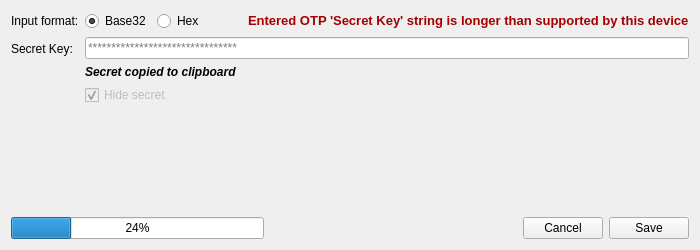
             <widget class="QWidget" name="widget_secretkey" native="true">
              <property name="sizePolicy">
               <sizepolicy hsizetype="Fixed" vsizetype="Fixed">
                <horstretch>0</horstretch>
                <verstretch>0</verstretch>
               </sizepolicy>
              </property>
              <property name="minimumSize">
               <size>
                <width>600</width>
                <height>250</height>
               </size>
              </property>
              <property name="maximumSize">
               <size>
                <width>700</width>
                <height>16777215</height>
               </size>
              </property>
              <property name="autoFillBackground">
               <bool>false</bool>
              </property>
              <layout class="QVBoxLayout" name="verticalLayout_7">
               <item>
                <layout class="QFormLayout" name="formLayout_4">
                 <property name="fieldGrowthPolicy">
                  <enum>QFormLayout::AllNonFixedFieldsGrow</enum>
                 </property>
                 <item row="1" column="1">
                  <layout class="QHBoxLayout" name="horizontalLayout_6">
                   <item>
                    <widget class="QRadioButton" name="base32RadioButton">
                     <property name="toolTip">
                      <string>Example: &quot;ZR3M5I...&quot;</string>
                     </property>
                     <property name="accessibleName">
                      <string>Secret input format: base32</string>
                     </property>
                     <property name="text">
                      <string>Base32</string>
                     </property>
                     <property name="checkable">
                      <bool>true</bool>
                     </property>
                     <property name="checked">
                      <bool>true</bool>
                     </property>
                    </widget>
                   </item>
                   <item>
                    <widget class="QRadioButton" name="hexRadioButton">
                     <property name="toolTip">
                      <string>Example: &quot;A3911C05...&quot; (remove any 0x prefix)</string>
                     </property>
                     <property name="accessibleName">
                      <string>Secret input format: hex</string>
                     </property>
                     <property name="text">
                      <string>Hex</string>
                     </property>
                     <property name="checked">
                      <bool>false</bool>
                     </property>
                    </widget>
                   </item>
                   <item>
                    <spacer name="horizontalSpacer_2">
                     <property name="orientation">
                      <enum>Qt::Horizontal</enum>
                     </property>
                     <property name="sizeHint" stdset="0">
                      <size>
                       <width>40</width>
                       <height>20</height>
                      </size>
                     </property>
                    </spacer>
                   </item>
                   <item>
                    <widget class="QLabel" name="l_supportedLength">
                     <property name="font">
                      <font>
                       <pointsize>11</pointsize>
                      </font>
                     </property>
                     <property name="accessibleName">
                      <string>Entered OTP 'Secret Key' string is longer than supported by this device</string>
                     </property>
                     <property name="accessibleDescription">
                      <string>Label shown when the OTP secret key is too long</string>
                     </property>
                     <property name="text">
                      <string extracomment="Label shown when the OTP secret key is too long">&lt;html&gt;&lt;head/&gt;&lt;body&gt;&lt;p&gt;&lt;span style=&quot; font-size:10pt; font-weight:600; color:#a40000;&quot;&gt;Entered OTP 'Secret Key' string is longer than supported by this device&lt;/span&gt;&lt;/p&gt;&lt;/body&gt;&lt;/html&gt;</string>
                     </property>
                    </widget>
                   </item>
                  </layout>
                 </item>
                 <item row="2" column="0">
                  <widget class="QLabel" name="label_3">
                   <property name="toolTip">
                    <string>&lt;html&gt;&lt;head/&gt;&lt;body&gt;&lt;p&gt;The secret is provided by your service provider you may want to login or can be configured in your local application which you may want to login to.&lt;/p&gt;&lt;/body&gt;&lt;/html&gt;</string>
                   </property>
                   <property name="text">
                    <string>Secret Key:</string>
                   </property>
                  </widget>
                 </item>
                 <item row="2" column="1">
                  <layout class="QVBoxLayout" name="verticalLayout_6">
                   <item>
                    <widget class="QLineEdit" name="secretEdit">
                     <property name="toolTip">
                      <string>The secret is provided by your service provider you may want to login or can be configured in your local application which you may want to login to.</string>
                     </property>
                     <property name="accessibleName">
                      <string>OTP secret key</string>
                     </property>
                     <property name="accessibleDescription">
                      <string>Note: 2nd factors aren't protected against physical attacks. Change all OTP secrets in case you loose the Nitrokey.</string>
                     </property>
                     <property name="inputMask">
                      <string/>
                     </property>
                     <property name="text">
                      <string/>
                     </property>
                     <property name="maxLength">
                      <number>200</number>
                     </property>
                     <property name="echoMode">
                      <enum>QLineEdit::PasswordEchoOnEdit</enum>
                     </property>
                     <property name="placeholderText">
                      <string>********************************</string>
                     </property>
                     <property name="clearButtonEnabled">
                      <bool>false</bool>
                     </property>
                    </widget>
                   </item>
                   <item>
                    <widget class="QLabel" name="labelNotify">
                     <property name="font">
                      <font>
                       <pointsize>9</pointsize>
                       <weight>75</weight>
                       <italic>true</italic>
                       <bold>true</bold>
                      </font>
                     </property>
                     <property name="text">
                      <string>Secret copied to clipboard</string>
                     </property>
                    </widget>
                   </item>
                   <item>
                    <layout class="QHBoxLayout" name="horizontalLayout_4">
                     <item>
                      <widget class="QCheckBox" name="checkBox">
                       <property name="enabled">
                        <bool>false</bool>
                       </property>
                       <property name="toolTip">
                        <string>&lt;html&gt;&lt;head/&gt;&lt;body&gt;&lt;p&gt;Hide or show the secret.&lt;/p&gt;&lt;/body&gt;&lt;/html&gt;</string>
                       </property>
                       <property name="text">
                        <string>Hide secret</string>
                       </property>
                       <property name="checked">
                        <bool>true</bool>
                       </property>
                      </widget>
                     </item>
                     <item>
                      <spacer name="horizontalSpacer_13">
                       <property name="orientation">
                        <enum>Qt::Horizontal</enum>
                       </property>
                       <property name="sizeHint" stdset="0">
                        <size>
                         <width>40</width>
                         <height>20</height>
                        </size>
                       </property>
                      </spacer>
                     </item>
                    </layout>
                   </item>
                  </layout>
                 </item>
                 <item row="1" column="0">
                  <widget class="QLabel" name="label_4">
                   <property name="text">
                    <string>Input format:</string>
                   </property>
                  </widget>
                 </item>
                </layout>
               </item>
               <item>
                <layout class="QHBoxLayout" name="horizontalLayout">
                 <item>
                  <widget class="QProgressBar" name="progressBar">
                   <property name="value">
                    <number>24</number>
                   </property>
                  </widget>
                 </item>
                 <item>
                  <spacer name="horizontalSpacer">
                   <property name="orientation">
                    <enum>Qt::Horizontal</enum>
                   </property>
                   <property name="sizeHint" stdset="0">
                    <size>
                     <width>40</width>
                     <height>20</height>
                    </size>
                   </property>
                  </spacer>
                 </item>
                 <item>
                  <widget class="QPushButton" name="cancelButton">
                   <property name="toolTip">
                    <string/>
                   </property>
                   <property name="text">
                    <string>Cancel</string>
                   </property>
                  </widget>
                 </item>
                 <item>
                  <widget class="QPushButton" name="writeButton">
                   <property name="text">
                    <string>Save</string>
                   </property>
                  </widget>
                 </item>
                </layout>
               </item>
              </layout>
             </widget>
